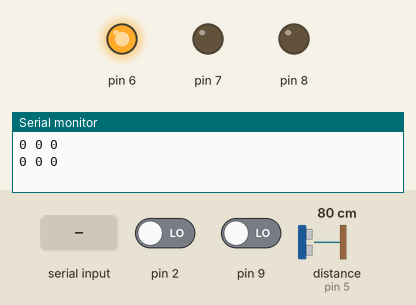
Bench run of a sketch on a simulated Arduino Uno, built with avr-gcc and run on an emulated ATmega328P. Shown: output pins drawn as LEDs (lit = HIGH), the last lines printed to the serial monitor. Wiring (inferred from the names in the program): ultrasonic range finder: trigger pin 4; echo pin 5. The inputs (shaded band) are chosen by the test bench; at power-on: pin 2 LOW, pin 9 LOW, distance to the obstacle (sensor on pin 5) 80 cm. The echo pulse lasts 58.3 µs per cm; pins used as bus, display or sensor lines are not drawn.

Above: at 1.5 s.
1.6 s: "7" received over Serial
At 3.3 s:
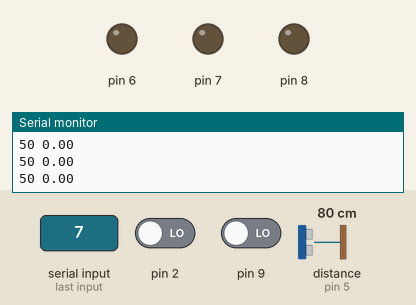
Timing chart, 0 to 4.8 s (numbered marks = the images above; inputs shaded):
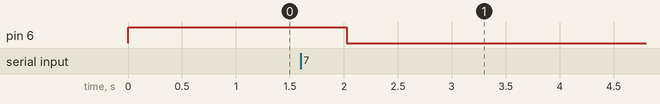

The sketch:

Final.ino
```cpp
float SDS_OutData[4];
unsigned short CRC_CHECK(unsigned char *Buf, unsigned char CRC_CNT)
{
    unsigned short CRC_Temp;
    unsigned char i,j;
    CRC_Temp = 0xffff;

    for (i=0;i<CRC_CNT; i++){
        CRC_Temp ^= Buf[i];
        for (j=0;j<8;j++) {
            if (CRC_Temp & 0x01)
                CRC_Temp = (CRC_Temp >>1 ) ^ 0xa001;
            else
                CRC_Temp = CRC_Temp >> 1;
        }
    }
    return(CRC_Temp);
}

void SDS_OutPut_Data(float S_Out[])
{
  int temp[4] = {0};
  unsigned int temp1[4] = {0};
  unsigned char databuf[10] = {0};
  unsigned char i;
  unsigned short CRC16 = 0;
 // float SDS_OutData[4];
  /*for(i=0;i<4;i++) {
  SDS_OutData[i]=S_Out[i];
  }*/
  for(i=0;i<4;i++)
   {

    temp[i]  = (int)SDS_OutData[i];
    temp1[i] = (unsigned int)temp[i];

   }

  for(i=0;i<4;i++)
  {
    databuf[i*2]   = (unsigned char)(temp1[i]%256);
    databuf[i*2+1] = (unsigned char)(temp1[i]/256);
  }

  CRC16 = CRC_CHECK(databuf,8);
  databuf[8] = CRC16%256;
  databuf[9] = CRC16/256;

  //SDS_UART_Init();
  for(i=0;i<10;i++)
  {

    Serial.write(databuf[i]);
  }
}
/*****************************************************************************************/
/*************************************************************/
int cnt=0;
/*************************************************************/
int8_t TrigPin=4;
int8_t EchoPin=5;
int getDistance(){
  float distance;
digitalWrite(TrigPin, LOW); //低高低电平发一个短时间脉冲去TrigPin
delayMicroseconds(2);
digitalWrite(TrigPin, HIGH);
delayMicroseconds(10);
digitalWrite(TrigPin, LOW);
distance=pulseIn(EchoPin, HIGH,5000) / 58.0; //将回波时间换算成cm
//distance = (int(distance * 100.0)) / 100.0; //保留两位小数
if(distance>1000)distance=1000;
return((int)distance);
}
#define getPos
void setup() {
  // put your setup code here, to run once:
pinMode(7,OUTPUT);
pinMode(8,OUTPUT);
pinMode(6,OUTPUT);
digitalWrite(6,HIGH);
pinMode(9,INPUT);
pinMode(TrigPin, OUTPUT);
pinMode(EchoPin, INPUT);
attachInterrupt(0,record,RISING);
Serial.begin(115200);
  //while(!digitalRead(9))down();
  //cnt=0;
}
void record(){
  cnt++;
}
void up(){
  digitalWrite(6,LOW);
  digitalWrite(7,LOW);
  digitalWrite(8,LOW);

}
void down(){
  digitalWrite(6,LOW);
  digitalWrite(7,HIGH);
  digitalWrite(8,HIGH);
}
void stop(){
    digitalWrite(6,HIGH);
}
void loop() {
  float t=0;
  // put your main code here, to run repeatedly:
/*
  digitalWrite(4,HIGH);
  digitalWrite(10,HIGH);
  delay(500);
  Serial.println("OK");
  digitalWrite(4,LOW);
  digitalWrite(10,LOW);
  delay(500);
 */
 //Serial.println(getDistance());
 //SDS_OutData[0]=getDistance();
 SDS_OutData[1]=cnt;
 //SDS_OutPut_Data(SDS_OutData);
delay(500);
Serial.print(digitalRead(9));
Serial.print(" ");
Serial.print(getDistance());
Serial.print(" ");
Serial.println(cnt);
if(Serial.available()){
 byte cmd=Serial.read();
if(cmd=='1')up();
else if(cmd=='2')down();
else if(cmd=='c')cnt=0;
else if(cmd=='3'){
  while(!digitalRead(9))down();
}
else if(cmd=='4'){
  while(!(cnt>=40))up();
}
else if(cmd=='5')while(!(cnt>=50))up();
else if(cmd=='6')while(!(cnt>=60))up();
else if(cmd=='7')while(!(t>=6)){t=getDistance();up();delay(10);Serial.print(cnt+50);Serial.print(" ");Serial.println(t);}
else stop();
}
}
```

Measured:
- after the input at 1.6 s, pin 6: HIGH → LOW after 0.43 s
